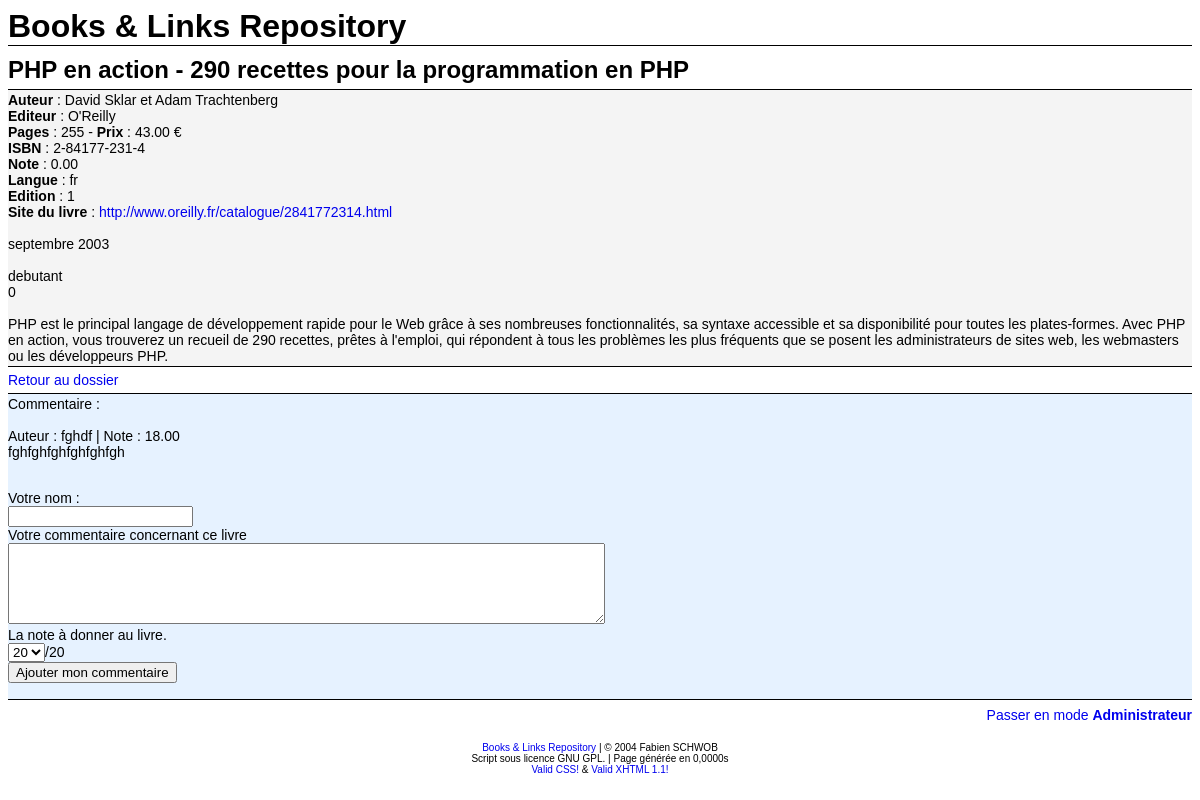
/livre.php?numLivre=4, run on the app's committed database.
### tables this page shows
CREATE TABLE `livre` (
  `numLivre` int(10) unsigned NOT NULL auto_increment,
  `numDossierParent` int(10) unsigned NOT NULL default '0',
  `dossierSouhaite` varchar(255) default NULL,
  `note` decimal(5,2) NOT NULL default '0.00',
  `nombreNote` int(10) unsigned NOT NULL default '0',
  `langue` varchar(10) NOT NULL default '',
  `nombreClick` int(10) unsigned NOT NULL default '0',
  `titre` varchar(255) NOT NULL default '',
  `sousTitre` varchar(255) default NULL,
  `auteur` varchar(255) default NULL,
  `editeur` varchar(255) default NULL,
  `prix` decimal(7,2) default NULL,
  `pages` tinyint(3) unsigned default NULL,
  `numEdition` tinyint(3) unsigned default NULL,
  `lienCommercial` text,
  `isbn` varchar(255) default NULL,
  `dateParution` varchar(255) default NULL,
  `collection` varchar(255) default NULL,
  `niveau` varchar(255) default NULL,
  `poids` tinyint(3) unsigned default NULL,
  `format` varchar(255) default NULL,
  `urlLivre` text,
  `resume` text,
  `valider` tinyint(1) NOT NULL default '0',
  PRIMARY KEY  (`numLivre`)
) TYPE=MyISAM AUTO_INCREMENT=27;

CREATE TABLE `commentaire` (
  `numCommentaire` int(10) unsigned NOT NULL auto_increment,
  `numLivre` int(10) unsigned default NULL,
  `numUrl` int(10) unsigned default NULL,
  `auteur` varchar(255) NOT NULL default '',
  `commentaire` text NOT NULL,
  `note` decimal(5,2) NOT NULL default '0.00',
  PRIMARY KEY  (`numCommentaire`)
) TYPE=MyISAM AUTO_INCREMENT=10;

### classes/db.php (called while the page is built, shortened)
<?php
function connexion()
{
	$serveur  = "localhost";
	$login    = "root";
	$password = "";
	$base     = "blr";
	$erreur   = "";
	return nl2br(htmlentities($erreur));
}
?>

### classes/livre.class.php (called while the page is built, shortened)
<?php
require_once('db.php');
require_once('commentaire.class.php');
class Livre extends Document{
    var $numLivre;
    var $listeCommentaire;
    var $cleCouranteCommentaire = 0;
    function Livre($numLivre = 0) {
        $this->numLivre = $numLivre;
        if ($numLivre != 0) {
            $sql_list = "SELECT `note`, `nombreNote` , `langue` , `nombreClick` ,".
                        " `titre` , `sousTitre` , `auteur` , `editeur`".
                        " , `prix` , `pages` , `numEdition` , ".
                        "`lienCommercial` , `isbn` , `dateParution` , ".
                        "`collection` , `niveau` , `poids` , `format` ".
                        ", `urlLivre` , `resume`, `numDossierParent`, `valider`, `dossierSouhaite` ".
                        "FROM `livre` ".
                        "WHERE numLivre = ".$numLivre;
            $resultatReq = mysql_query($sql_list);
            $resultat = mysql_fetch_array($resultatReq);
            $this->note             = $resultat['note'];
            $this->langue           = $resultat['langue'];
            $this->titre            = $resultat['titre'];
            $this->sousTitre        = $resultat['sousTitre'];
            $this->auteur           = $resultat['auteur'];
            $this->editeur          = $resultat['editeur'];
            $this->prix             = $resultat['prix'];
            $this->pages            = $resultat['pages'];
            $this->numEdition       = $resultat['numEdition'];
            $this->isbn             = $resultat['isbn'];
            $this->dateParution     = $resultat['dateParution'];
            $this->niveau           = $resultat['niveau'];
            $this->poids            = $resultat['poids'];
            $this->urlLivre         = $resultat['urlLivre'];
            $this->resume           = $resultat['resume'];
            $this->numDossierParent = $resultat['numDossierParent'];
        }
    }
    function listeCommentaire() {
        $sql = "SELECT numCommentaire FROM commentaire WHERE numLivre = ".$this->numLivre;
        $resultat = mysql_query($sql);
        while ($commentaire = mysql_fetch_array($resultat)) {
            $this->listeCommentaire[] = new Commentaire($commentaire['numCommentaire']);
        }
    }
    function commentaireSuivantExiste() {
        $nbCommentaire = count($this->listeCommentaire);
        if ($this->cleCouranteCommentaire == $nbCommentaire) {
            return false;
        } else {
            return true;
        }
    }
    function commentaireSuivant() {
        $commentaire = $this->listeCommentaire[$this->cleCouranteCommentaire];
        $this->cleCouranteCommentaire++;
        return $commentaire;
    }
}
?>

### classes/commentaire.class.php (called while the page is built, shortened)
<?php
require_once('db.php');
class Commentaire{
    function Commentaire($numCommentaire = 0)
    {
        if ($numCommentaire != 0) {
            $sql_list = "SELECT auteur, note, commentaire, numUrl, numLivre ".
                        "FROM `commentaire` ".
                        "WHERE numCommentaire = ".$numCommentaire;
            $resultatReq = mysql_query($sql_list);
            $resultat = mysql_fetch_array($resultatReq);
            $this->auteur       = $resultat['auteur'];
            $this->commentaire  = $resultat['commentaire'];
            $this->note         = $resultat['note'];
        }
    }
}
?>

### livre.php (the view, shortened to what this page needs)
<?php
include_once('classes/livre.class.php');
include_once('classes/commentaire.class.php');
include_once('classes/divers.php');
haut();
?>
<h1><a href="index.php">Books &amp; Links Repository</a></h1>
<?php
if (isset($_GET['numLivre'])) {
    $livre = new Livre($_GET['numLivre']);
    echo "<h2>".htmlentities($livre->titre)." - ";
    echo htmlentities($livre->sousTitre)."</h2>";
    echo '<div class="dossier">';
    echo '<strong>Auteur</strong> : '.htmlentities($livre->auteur).'<br />';
    echo '<strong>Editeur</strong> : '.htmlentities($livre->editeur).'<br />';
    echo '<strong>Pages</strong> : '.htmlentities($livre->pages)." - ";
    echo '<strong>Prix</strong> : '.htmlentities($livre->prix)." &euro;<br />";
    echo '<strong>ISBN</strong> : '.htmlentities($livre->isbn)."<br />";
    echo '<strong>Note</strong> : '.htmlentities($livre->note)."<br />";
    echo '<strong>Langue</strong> : '.htmlentities($livre->langue)."<br />";
    echo '<strong>Edition</strong> : '.htmlentities($livre->numEdition)."<br />";
    echo '<strong>Site du livre</strong> : <a href="'.$livre->urlLivre.'">'.htmlentities($livre->urlLivre).'</a><br />';
    echo htmlentities($livre->lienCommercial)."<br />";
    echo htmlentities($livre->dateParution)."<br />";
    echo htmlentities($livre->collection)."<br />";
    echo htmlentities($livre->niveau)."<br />";
    echo htmlentities($livre->poids)."<br />";
    echo htmlentities($livre->format)."<br />";
    echo nl2br(htmlentities($livre->resume));
    echo '</div>';
    echo '<div class="arborescence">';
    echo '<a href="index.php?numDossier='.$livre->numDossierParent.'">Retour au dossier</a>';
    echo '</div>';
    echo '<div class="commentaire">';
    echo 'Commentaire :<br /><br />';
    $livre->listeCommentaire();
    while ($livre->commentaireSuivantExiste()) {
        $commentaireCourant = $livre->commentaireSuivant();
        echo  'Auteur : '.htmlentities($commentaireCourant->auteur).' | Note : '.htmlentities($commentaireCourant->note).'<br />';
        echo  htmlentities($commentaireCourant->commentaire).'<br /><br />';
    }
    ?>
    <form id="ajoutCommentaire" method="post" action="ajouter.php?objet=commentaire">
        <p>
            Votre nom :<br />
            <input name="nom" type="text" id="nom" /><br />
            Votre commentaire concernant ce livre <br />
            <textarea name="commentaire" cols="72" rows="5" id="commentaire"></textarea><br />
            La note &agrave; donner au livre.<br />
            <select name="note">
              <?php
              for ($i = 20; $i >= 0; $i--) {
                  echo '<option value="'.$i.'">'.$i.'</option>';
              }
              ?>
            </select>/20<br />
            <input type="submit" name="Submit" value="Ajouter mon commentaire" />
        </p>
    </form>
    <?php
    echo '</div>';
    echo '<div class="ajout">';
    if (isset($_SESSION['login'])) {
        echo '<a href="administration.php">Administration</a> | <a href="logout.php">Quitter le mode <strong>Administrateur</strong></a>';
    } else {
        echo '<a href="administration.php">Passer en mode <strong>Administrateur</strong></a>';
    }
    echo '</div>';
} else {
    echo "Aucun livre selectionné";
}
bas();
?>

### classes/divers.php (shortened to what this page needs)
<?php
include_once('db.php');
function getmicrotime(){
    list($usec, $sec) = explode(" ",microtime());
    return ((float)$usec + (float)$sec);
    }
function haut()
{
    echo '<?xml version="1.0" encoding="utf-8"?>
<!DOCTYPE html PUBLIC "-//W3C//DTD XHTML 1.1//EN"
    "http://www.w3.org/TR/xhtml11/DTD/xhtml11.dtd">
<html xmlns="http://www.w3.org/1999/xhtml" xml:lang="en" >
  <head>
    <title>Books &amp; Links Repository</title>
    <link rel="stylesheet" type="text/css"  href="style.css" title="default" />
    <script src="lib.js" type="text/javascript"></script>
  </head>
  <body>';
}
function bas() {
    $diff = getmicrotime()-$_SESSION['temps'];
    ?>
    <div class="copyright">
        <p>
        <a href="http://blr.berlios.de">Books &amp; Links Repository</a>
        | &copy; 2004 Fabien SCHWOB<br />
        Script sous licence GNU GPL.
        |  Page g&eacute;n&eacute;r&eacute;e en <?php echo number_format($diff, 4, ',', ' ')."s"; ?><br />
        <a href="http://jigsaw.w3.org/css-validator/check/referer">Valid CSS!</a> &amp;
        <a href="http://validator.w3.org/check/referer">Valid XHTML 1.1!</a>
        </p>
    </div>
      </body>
</html>
<?php
}
?>

### style.css (style rules this page uses)
body { font-family: sans-serif; }
h1 { font-size: 32px; border-bottom: 1px solid black; margin-top: 5px; margin-bottom: 10px; }
h2 { font-size: 24px; margin-top: 2px; margin-bottom: 2px; }
div.arborescence { font-size: 14px; margin-top: 5px; margin-bottom: 5px; }
div.dossier { font-size: 14px; margin-top: 5px; margin-bottom: 5px; border-bottom: 1px solid black; border-top: 1px solid black; padding-top: 2px; padding-bottom: 2px; background-color: #F4F4F4; }
div.ajout { font-size: 14px; margin-top: 5px; margin-bottom: 5px; padding-top: 2px; padding-bottom: 2px; text-align: right; }
div.commentaire { font-size: 14px; margin-top: 5px; margin-bottom: 5px; border-bottom: 1px solid black; border-top: 1px solid black; padding-top: 2px; padding-bottom: 2px; background-color: #E6F2FF; }
div.copyright { font-size: 10px; margin-top: 5px; margin-bottom: 5px; padding-top: 2px; padding-bottom: 2px; text-align: center; }
a:link, a:hover, a:visited { text-decoration: none; }
h1 a { color: #000000; }

### data on the page
livre: titre "PHP en action", sousTitre "290 recettes pour la programmation en PHP", auteur "David Sklar et Adam Trachtenberg", editeur "O'Reilly", pages "255", prix "43.00", isbn "2-84177-231-4", note "0.00", langue "fr", numEdition "1", urlLivre "http://www.oreilly.fr/catalogue/2841772314.html", dateParution "septembre 2003", niveau "debutant", poids "0", resume "PHP est le principal langage de développement rapide pour le Web grâce à ses nombreuses fonctionnalités, sa syntaxe accessible et sa disponibilité pour toutes les plates-formes. Avec PHP en action, vous trouverez un recueil de 290 recettes, prêtes à l'emploi, qui répondent à tous les problèmes les plus fréquents que se posent les administrateurs de sites web, les webmasters ou les développeurs PHP."
commentaire: auteur "fghdf", note "18.00", commentaire "fghfghfghfghfghfgh"

### other printed values
$diff "0,0000"
form field note "20"
